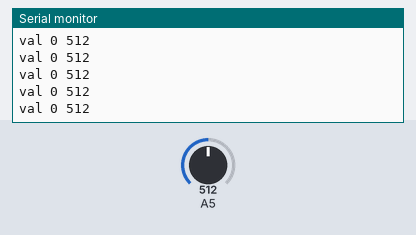
Simulated run of this sketch. Board: Arduino Uno, built with avr-gcc and run on an emulated ATmega328P. On the bench: the last lines printed to the serial monitor. The test bench sets the inputs (shaded band); at power-on: A5 = 512.

Above: at 1.2 s.
1.3 s: A5 set to 11
At 2.1 s:
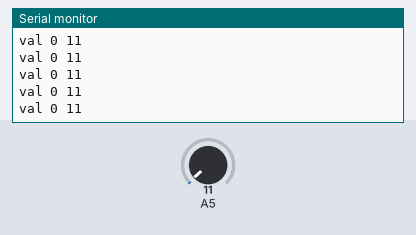
2.8 s: A5 set to 8
At 3.9 s:
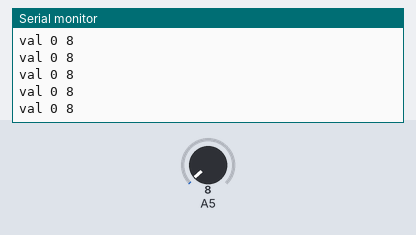
10.3 s: A5 set to 106
At 10.8 s:
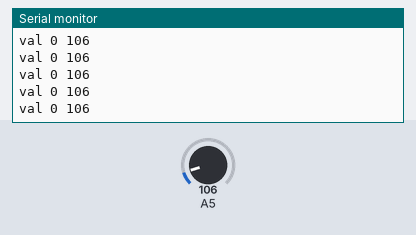
11.8 s: A5 set to 95
At 12.4 s:
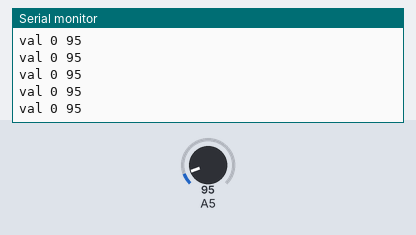
Timing chart, 0 to 14.3 s (numbered marks = the images above; inputs shaded):
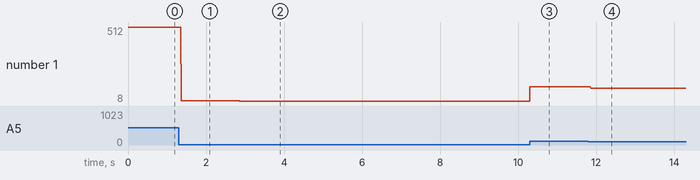

Measured:
- after the input at 1.3 s, the serial monitor: prints a new line after 0.06 s (image 1)
- after the input at 2.8 s, the serial monitor: prints a new line after 0.06 s (image 2)
- after the input at 10.3 s, the serial monitor: prints a new line at once (image 3)
- after the input at 11.8 s, the serial monitor: prints a new line after 0.06 s (image 4)
- plotted number 1: 512 → 11 after the input at 1.3 s, 11 → 8 after the input at 2.8 s, 8 → 106 after the input at 10.3 s, 106 → 95 after the input at 11.8 s

The sketch:

pot_val.ino
```cpp
//Analog Read with Serial Monitor

void setup() {
  //the setup routine runs once when you press reset

  Serial.begin(9600); //initialize serial communication at 9600 bits per second
}

void loop() {
  //the loop routine runs over and over again forever

  int sensorValue = analogRead(A5); //read the input on analog pin 0
 // int sensorValue1 = analogRead(A4); //read the input on analog pin 0

    //Serial.println();
    Serial.print("val 0 ");Serial.println(sensorValue);

   // Serial.println();
    //  Serial.print("------------val 1   ");Serial.println(sensorValue1); //print out the value you read

  delay(10); //delay in between reads for stability
}
```
